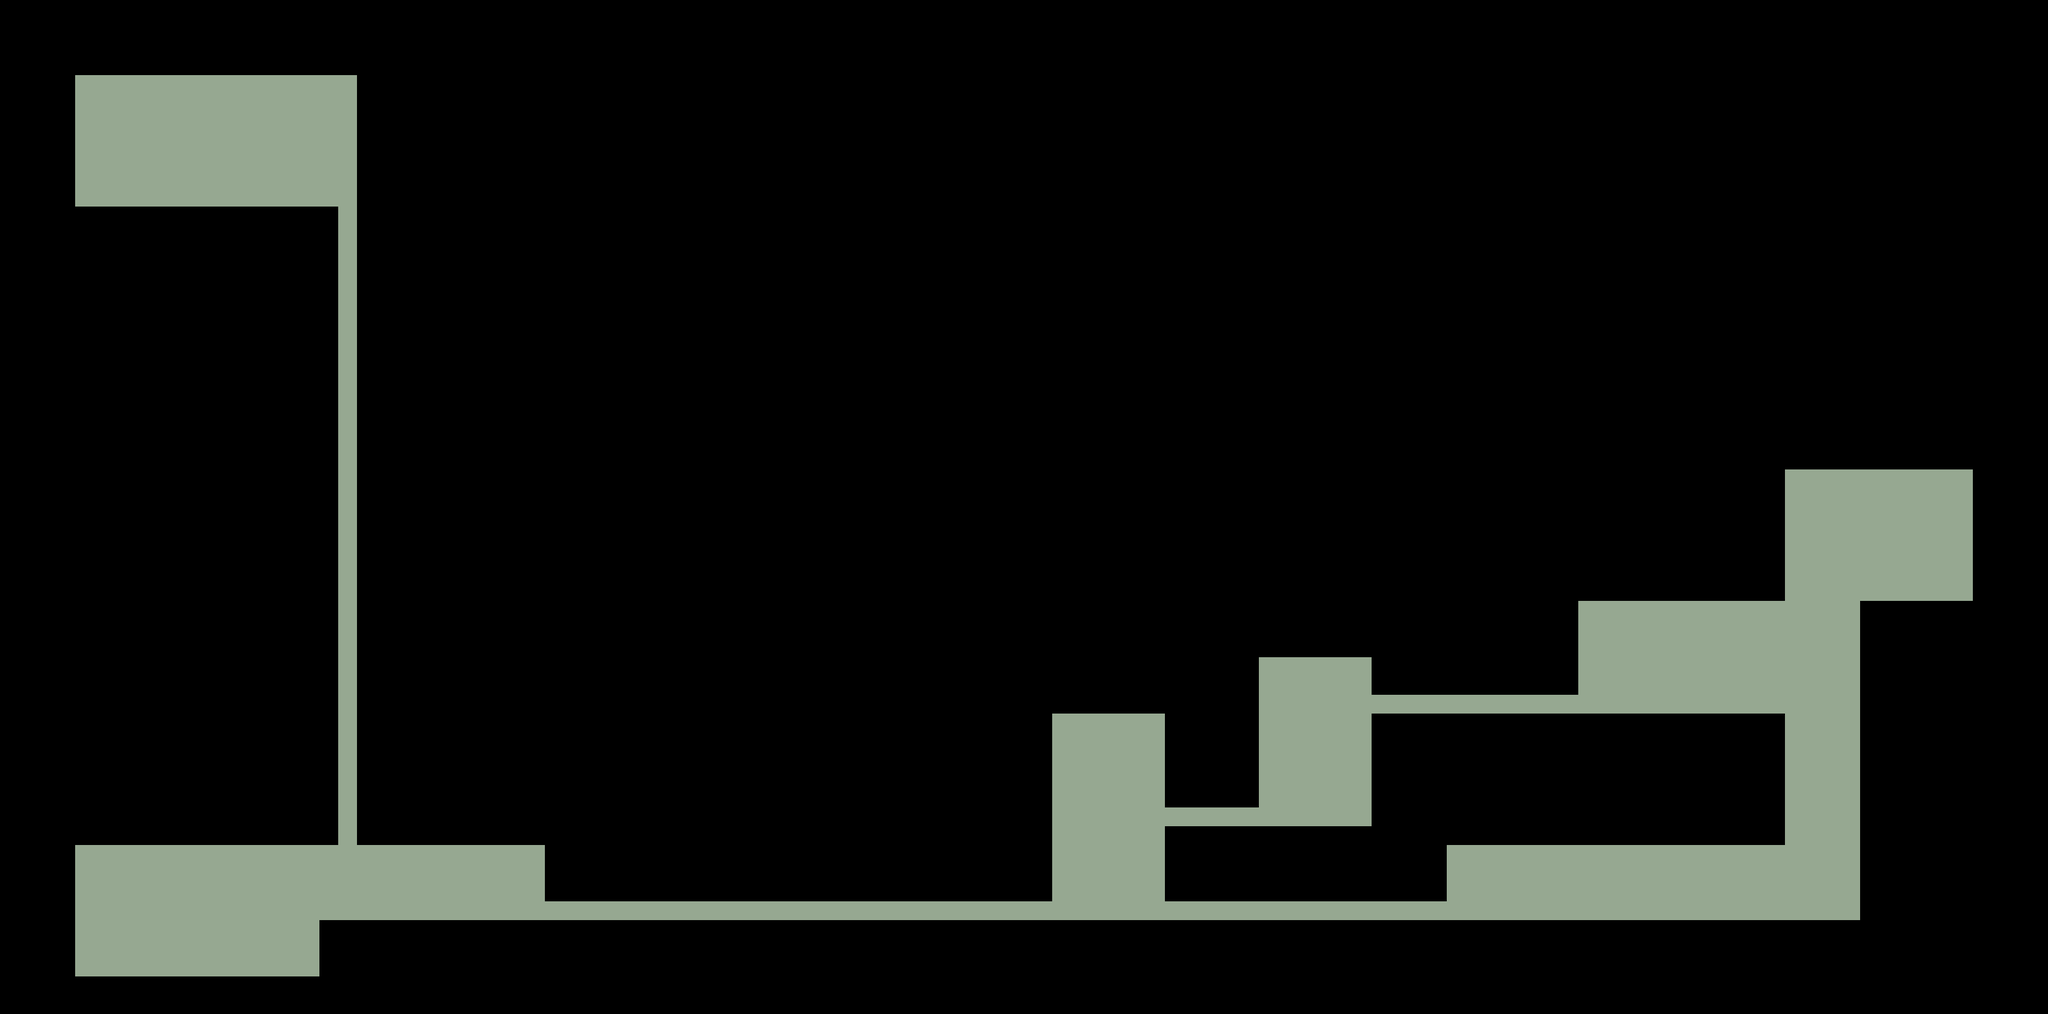

This is a level from a 2D game, rendered from its Tiled map with the project's own tilesets. A one-line summary and the map file follow, with tile-layer data summarised:
An orthogonal 109x54 tile map with 32x32 px tiles, 4 tile layers (Tiles 4, Tiles 3, Tiles 2 (Game), Tiles 1), 2 tilesets and 30 objects.

<map version="1.0" orientation="orthogonal" width="109" height="54" tilewidth="32" tileheight="32" backgroundcolor="#96a891">
 <tileset firstgid="1" name="plantcave" tilewidth="32" tileheight="32">
  <image source="Tilesets/tilesetplantcave.png" width="256" height="256" />
 </tileset>
 <tileset firstgid="65" name="plants" tilewidth="32" tileheight="32">
  <image source="Tilesets/PlantsTileset.png" width="256" height="256" />
 </tileset>
 <layer name="Tiles 4" width="109" height="54">
  <data>[5886 cells, 0 non-empty, 0 distinct tile ids]</data>
 </layer>
 <layer name="Tiles 3" width="109" height="54">
  <data>[5886 cells, 0 non-empty, 0 distinct tile ids]</data>
 </layer>
 <layer name="Tiles 2 (Game)" width="109" height="54">
  <data>[5886 cells, 5154 non-empty, 1 distinct tile ids]</data>
 </layer>
 <layer name="Tiles 1" width="109" height="54">
  <data>[5886 cells, 0 non-empty, 0 distinct tile ids]</data>
 </layer>
 <objectgroup name="Collider" width="109" height="54">
  <object x="0" y="0" width="3488" height="128" />
  <object x="0" y="128" width="128" height="1600" />
  <object x="128" y="352" width="448" height="1088" />
  <object x="608" y="128" width="320" height="1312" />
  <object x="928" y="128" width="864" height="1408" />
  <object x="1792" y="128" width="192" height="1088" />
  <object x="1984" y="128" width="160" height="1248" />
  <object x="2144" y="128" width="192" height="992" />
  <object x="2336" y="128" width="352" height="1056" />
  <object x="2688" y="128" width="352" height="896" />
  <object x="3040" y="128" width="320" height="672" />
  <object x="3360" y="128" width="128" height="1600" />
  <object x="3168" y="1024" width="192" height="704" />
  <object x="2336" y="1216" width="704" height="192" />
  <object x="1984" y="1408" width="1056" height="32" />
  <object x="1984" y="1440" width="480" height="96" />
  <object x="544" y="1568" width="2624" height="160" />
  <object x="128" y="1664" width="416" height="64" />
 </objectgroup>
 <objectgroup name="Bounds" width="109" height="54">
  <object x="0" y="0">
   <ellipse />
  </object>
  <object x="3488" y="1728">
   <ellipse />
  </object>
 </objectgroup>
 <objectgroup name="Lumens" width="109" height="54">
  <object x="320" y="1568">
   <ellipse />
  </object>
  <object x="2560" y="1504" width="32" height="32">
   <ellipse />
  </object>
 </objectgroup>
 <objectgroup name="Portal" width="109" height="54">
  <object x="3264" y="992" width="32" height="32">
   <ellipse />
  </object>
 </objectgroup>
 <objectgroup name="PlantaCospeDireita" width="109" height="54">
  <object x="128" y="1600">
   <ellipse />
  </object>
 </objectgroup>
 <objectgroup name="PlantaCospeBaixo" width="109" height="54">
  <object x="1888" y="1216">
   <ellipse />
  </object>
 </objectgroup>
 <objectgroup name="PlantaIsca" width="109" height="54">
  <object x="3104" y="800">
   <ellipse />
  </object>
  <object x="3104" y="800">
   <polyline points="0,0 0,704" />
  </object>
 </objectgroup>
 <objectgroup name="PedraVertical" width="109" height="54">
  <object x="2496" y="1568">
   <ellipse />
  </object>
  <object x="2912" y="1568">
   <ellipse />
  </object>
 </objectgroup>
 <objectgroup name="PluStart" width="109" height="54">
  <object x="320" y="320" width="32" height="32">
   <ellipse />
  </object>
 </objectgroup>
</map>
